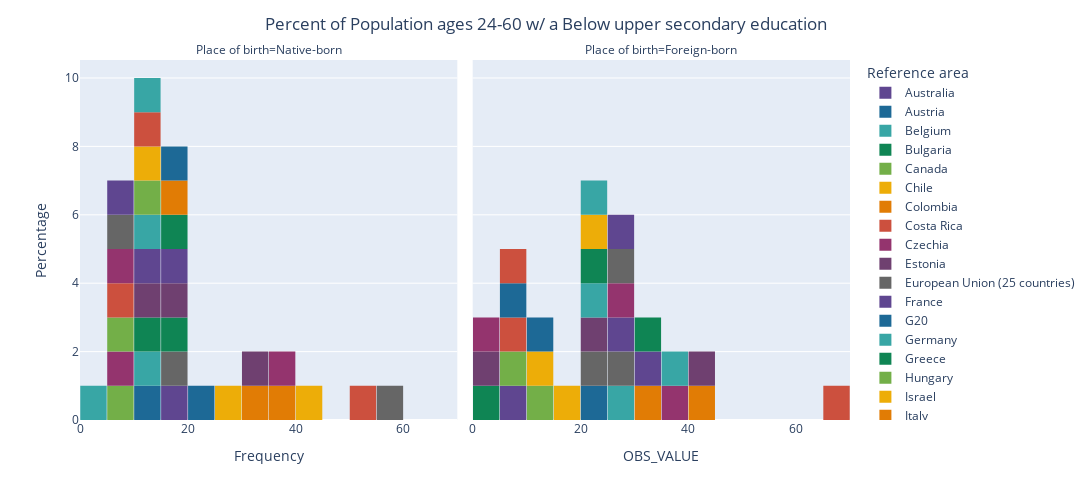

Notebook code for this chart:
### Code cell
fig = px.histogram(DF_B,
                 x='OBS_VALUE',
                 nbins=30,
                 facet_col= 'Place of birth',
                 facet_col_wrap=2,
                  color='Reference area',
                  color_discrete_sequence=px.colors.qualitative.Prism)

fig.update_layout(bargap=0.02,
                  title='Percent of Population ages 24-60 w/ a Below upper secondary education',
                  title_x=0.5,
                  xaxis_title="Frequency",
                  yaxis_title="Percentage",
                  autosize=False,
                  width=1200,
                  height=500)

fig.show()

### Figure 1 — Plotly figure (JSON) as saved in the notebook; plotly's stock layout.template omitted (floating-point values rounded to 4 significant figures)
{"data": [{"alignmentgroup": "True", "bingroup": "x", "hovertemplate": "Reference area=Australia<br>Place of birth=Native-born<br>OBS_VALUE=%{x}<br>count=%{y}<extra></extra>", "legendgroup": "Australia", "marker": {"color": "rgb(95, 70, 144)", "pattern": {"shape": ""}}, "name": "Australia", "nbinsx": 30, "offsetgroup": "Australia", "orientation": "v", "showlegend": true, "type": "histogram", "x": [15.44], "xaxis": "x", "yaxis": "y"}, {"alignmentgroup": "True", "bingroup": "x", "hovertemplate": "Reference area=Australia<br>Place of birth=Foreign-born<br>OBS_VALUE=%{x}<br>count=%{y}<extra></extra>", "legendgroup": "Australia", "marker": {"color": "rgb(95, 70, 144)", "pattern": {"shape": ""}}, "name": "Australia", "nbinsx": 30, "offsetgroup": "Australia", "orientation": "v", "showlegend": false, "type": "histogram", "x": [8.643], "xaxis": "x2", "yaxis": "y2"}, {"alignmentgroup": "True", "bingroup": "x", "hovertemplate": "Reference area=Austria<br>Place of birth=Native-born<br>OBS_VALUE=%{x}<br>count=%{y}<extra></extra>", "legendgroup": "Austria", "marker": {"color": "rgb(29, 105, 150)", "pattern": {"shape": ""}}, "name": "Austria", "nbinsx": 30, "offsetgroup": "Austria", "orientation": "v", "showlegend": true, "type": "histogram", "x": [10.1], "xaxis": "x", "yaxis": "y"}, {"alignmentgroup": "True", "bingroup": "x", "hovertemplate": "Reference area=Austria<br>Place of birth=Foreign-born<br>OBS_VALUE=%{x}<br>count=%{y}<extra></extra>", "legendgroup": "Austria", "marker": {"color": "rgb(29, 105, 150)", "pattern": {"shape": ""}}, "name": "Austria", "nbinsx": 30, "offsetgroup": "Austria", "orientation": "v", "showlegend": false, "type": "histogram", "x": [24.15], "xaxis": "x2", "yaxis": "y2"}, {"alignmentgroup": "True", "bingroup": "x", "hovertemplate": "Reference area=Belgium<br>Place of birth=Native-born<br>OBS_VALUE=%{x}<br>count=%{y}<extra></extra>", "legendgroup": "Belgium", "marker": {"color": "rgb(56, 166, 165)", "pattern": {"shape": ""}}, "name": "Belgium", "nbinsx": 30, "offsetgroup": "Belgium", "orientation": "v", "showlegend": true, "type": "histogram", "x": [14.13], "xaxis": "x", "yaxis": "y"}, {"alignmentgroup": "True", "bingroup": "x", "hovertemplate": "Reference area=Belgium<br>Place of birth=Foreign-born<br>OBS_VALUE=%{x}<br>count=%{y}<extra></extra>", "legendgroup": "Belgium", "marker": {"color": "rgb(56, 166, 165)", "pattern": {"shape": ""}}, "name": "Belgium", "nbinsx": 30, "offsetgroup": "Belgium", "orientation": "v", "showlegend": false, "type": "histogram", "x": [29.96], "xaxis": "x2", "yaxis": "y2"}, {"alignmentgroup": "True", "bingroup": "x", "hovertemplate": "Reference area=Bulgaria<br>Place of birth=Native-born<br>OBS_VALUE=%{x}<br>count=%{y}<extra></extra>", "legendgroup": "Bulgaria", "marker": {"color": "rgb(15, 133, 84)", "pattern": {"shape": ""}}, "name": "Bulgaria", "nbinsx": 30, "offsetgroup": "Bulgaria", "orientation": "v", "showlegend": true, "type": "histogram", "x": [14.83], "xaxis": "x", "yaxis": "y"}, {"alignmentgroup": "True", "bingroup": "x", "hovertemplate": "Reference area=Bulgaria<br>Place of birth=Foreign-born<br>OBS_VALUE=%{x}<br>count=%{y}<extra></extra>", "legendgroup": "Bulgaria", "marker": {"color": "rgb(15, 133, 84)", "pattern": {"shape": ""}}, "name": "Bulgaria", "nbinsx": 30, "offsetgroup": "Bulgaria", "orientation": "v", "showlegend": false, "type": "histogram", "x": [4.878], "xaxis": "x2", "yaxis": "y2"}, {"alignmentgroup": "True", "bingroup": "x", "hovertemplate": "Reference area=Canada<br>Place of birth=Native-born<br>OBS_VALUE=%{x}<br>count=%{y}<extra></extra>", "legendgroup": "Canada", "marker": {"color": "rgb(115, 175, 72)", "pattern": {"shape": ""}}, "name": "Canada", "nbinsx": 30, "offsetgroup": "Canada", "orientation": "v", "showlegend": true, "type": "histogram", "x": [7.118], "xaxis": "x", "yaxis": "y"}, {"alignmentgroup": "True", "bingroup": "x", "hovertemplate": "Reference area=Canada<br>Place of birth=Foreign-born<br>OBS_VALUE=%{x}<br>count=%{y}<extra></extra>", "legendgroup": "Canada", "marker": {"color": "rgb(115, 175, 72)", "pattern": {"shape": ""}}, "name": "Canada", "nbinsx": 30, "offsetgroup": "Canada", "orientation": "v", "showlegend": false, "type": "histogram", "x": [5.751], "xaxis": "x2", "yaxis": "y2"}, {"alignmentgroup": "True", "bingroup": "x", "hovertemplate": "Reference area=Chile<br>Place of birth=Native-born<br>OBS_VALUE=%{x}<br>count=%{y}<extra></extra>", "legendgroup": "Chile", "marker": {"color": "rgb(237, 173, 8)", "pattern": {"shape": ""}}, "name": "Chile", "nbinsx": 30, "offsetgroup": "Chile", "orientation": "v", "showlegend": true, "type": "histogram", "x": [25.8], "xaxis": "x", "yaxis": "y"}, {"alignmentgroup": "True", "bingroup": "x", "hovertemplate": "Reference area=Chile<br>Place of birth=Foreign-born<br>OBS_VALUE=%{x}<br>count=%{y}<extra></extra>", "legendgroup": "Chile", "marker": {"color": "rgb(237, 173, 8)", "pattern": {"shape": ""}}, "name": "Chile", "nbinsx": 30, "offsetgroup": "Chile", "orientation": "v", "showlegend": false, "type": "histogram", "x": [18.45], "xaxis": "x2", "yaxis": "y2"}, {"alignmentgroup": "True", "bingroup": "x", "hovertemplate": "Reference area=Colombia<br>Place of birth=Native-born<br>OBS_VALUE=%{x}<br>count=%{y}<extra></extra>", "legendgroup": "Colombia", "marker": {"color": "rgb(225, 124, 5)", "pattern": {"shape": ""}}, "name": "Colombia", "nbinsx": 30, "offsetgroup": "Colombia", "orientation": "v", "showlegend": true, "type": "histogram", "x": [36.96], "xaxis": "x", "yaxis": "y"}, {"alignmentgroup": "True", "bingroup": "x", "hovertemplate": "Reference area=Colombia<br>Place of birth=Foreign-born<br>OBS_VALUE=%{x}<br>count=%{y}<extra></extra>", "legendgroup": "Colombia", "marker": {"color": "rgb(225, 124, 5)", "pattern": {"shape": ""}}, "name": "Colombia", "nbinsx": 30, "offsetgroup": "Colombia", "orientation": "v", "showlegend": false, "type": "histogram", "x": [32.95], "xaxis": "x2", "yaxis": "y2"}, {"alignmentgroup": "True", "bingroup": "x", "hovertemplate": "Reference area=Costa Rica<br>Place of birth=Native-born<br>OBS_VALUE=%{x}<br>count=%{y}<extra></extra>", "legendgroup": "Costa Rica", "marker": {"color": "rgb(204, 80, 62)", "pattern": {"shape": ""}}, "name": "Costa Rica", "nbinsx": 30, "offsetgroup": "Costa Rica", "orientation": "v", "showlegend": true, "type": "histogram", "x": [52.97], "xaxis": "x", "yaxis": "y"}, {"alignmentgroup": "True", "bingroup": "x", "hovertemplate": "Reference area=Costa Rica<br>Place of birth=Foreign-born<br>OBS_VALUE=%{x}<br>count=%{y}<extra></extra>", "legendgroup": "Costa Rica", "marker": {"color": "rgb(204, 80, 62)", "pattern": {"shape": ""}}, "name": "Costa Rica", "nbinsx": 30, "offsetgroup": "Costa Rica", "orientation": "v", "showlegend": false, "type": "histogram", "x": [66.88], "xaxis": "x2", "yaxis": "y2"}, {"alignmentgroup": "True", "bingroup": "x", "hovertemplate": "Reference area=Czechia<br>Place of birth=Native-born<br>OBS_VALUE=%{x}<br>count=%{y}<extra></extra>", "legendgroup": "Czechia", "marker": {"color": "rgb(148, 52, 110)", "pattern": {"shape": ""}}, "name": "Czechia", "nbinsx": 30, "offsetgroup": "Czechia", "orientation": "v", "showlegend": true, "type": "histogram", "x": [38.25], "xaxis": "x", "yaxis": "y"}, {"alignmentgroup": "True", "bingroup": "x", "hovertemplate": "Reference area=Czechia<br>Place of birth=Foreign-born<br>OBS_VALUE=%{x}<br>count=%{y}<extra></extra>", "legendgroup": "Czechia", "marker": {"color": "rgb(148, 52, 110)", "pattern": {"shape": ""}}, "name": "Czechia", "nbinsx": 30, "offsetgroup": "Czechia", "orientation": "v", "showlegend": false, "type": "histogram", "x": [35.73], "xaxis": "x2", "yaxis": "y2"}, {"alignmentgroup": "True", "bingroup": "x", "hovertemplate": "Reference area=Estonia<br>Place of birth=Native-born<br>OBS_VALUE=%{x}<br>count=%{y}<extra></extra>", "legendgroup": "Estonia", "marker": {"color": "rgb(111, 64, 112)", "pattern": {"shape": ""}}, "name": "Estonia", "nbinsx": 30, "offsetgroup": "Estonia", "orientation": "v", "showlegend": true, "type": "histogram", "x": [11.81], "xaxis": "x", "yaxis": "y"}, {"alignmentgroup": "True", "bingroup": "x", "hovertemplate": "Reference area=Estonia<br>Place of birth=Foreign-born<br>OBS_VALUE=%{x}<br>count=%{y}<extra></extra>", "legendgroup": "Estonia", "marker": {"color": "rgb(111, 64, 112)", "pattern": {"shape": ""}}, "name": "Estonia", "nbinsx": 30, "offsetgroup": "Estonia", "orientation": "v", "showlegend": false, "type": "histogram", "x": [2.77], "xaxis": "x2", "yaxis": "y2"}, {"alignmentgroup": "True", "bingroup": "x", "hovertemplate": "Reference area=European Union (25 countries)<br>Place of birth=Native-born<br>OBS_VALUE=%{x}<br>count=%{y}<extra></extra>", "legendgroup": "European Union (25 countries)", "marker": {"color": "rgb(102, 102, 102)", "pattern": {"shape": ""}}, "name": "European Union (25 countries)", "nbinsx": 30, "offsetgroup": "European Union (25 countries)", "orientation": "v", "showlegend": true, "type": "histogram", "x": [16.87], "xaxis": "x", "yaxis": "y"}, {"alignmentgroup": "True", "bingroup": "x", "hovertemplate": "Reference area=European Union (25 countries)<br>Place of birth=Foreign-born<br>OBS_VALUE=%{x}<br>count=%{y}<extra></extra>", "legendgroup": "European Union (25 countries)", "marker": {"color": "rgb(102, 102, 102)", "pattern": {"shape": ""}}, "name": "European Union (25 countries)", "nbinsx": 30, "offsetgroup": "European Union (25 countries)", "orientation": "v", "showlegend": false, "type": "histogram", "x": [23.36], "xaxis": "x2", "yaxis": "y2"}, {"alignmentgroup": "True", "bingroup": "x", "hovertemplate": "Reference area=France<br>Place of birth=Native-born<br>OBS_VALUE=%{x}<br>count=%{y}<extra></extra>", "legendgroup": "France", "marker": {"color": "rgb(95, 70, 144)", "pattern": {"shape": ""}}, "name": "France", "nbinsx": 30, "offsetgroup": "France", "orientation": "v", "showlegend": true, "type": "histogram", "x": [13.26], "xaxis": "x", "yaxis": "y"}, {"alignmentgroup": "True", "bingroup": "x", "hovertemplate": "Reference area=France<br>Place of birth=Foreign-born<br>OBS_VALUE=%{x}<br>count=%{y}<extra></extra>", "legendgroup": "France", "marker": {"color": "rgb(95, 70, 144)", "pattern": {"shape": ""}}, "name": "France", "nbinsx": 30, "offsetgroup": "France", "orientation": "v", "showlegend": false, "type": "histogram", "x": [32.99], "xaxis": "x2", "yaxis": "y2"}, {"alignmentgroup": "True", "bingroup": "x", "hovertemplate": "Reference area=G20<br>Place of birth=Native-born<br>OBS_VALUE=%{x}<br>count=%{y}<extra></extra>", "legendgroup": "G20", "marker": {"color": "rgb(29, 105, 150)", "pattern": {"shape": ""}}, "name": "G20", "nbinsx": 30, "offsetgroup": "G20", "orientation": "v", "showlegend": true, "type": "histogram", "x": [null], "xaxis": "x", "yaxis": "y"}, {"alignmentgroup": "True", "bingroup": "x", "hovertemplate": "Reference area=G20<br>Place of birth=Foreign-born<br>OBS_VALUE=%{x}<br>count=%{y}<extra></extra>", "legendgroup": "G20", "marker": {"color": "rgb(29, 105, 150)", "pattern": {"shape": ""}}, "name": "G20", "nbinsx": 30, "offsetgroup": "G20", "orientation": "v", "showlegend": false, "type": "histogram", "x": [null], "xaxis": "x2", "yaxis": "y2"}, {"alignmentgroup": "True", "bingroup": "x", "hovertemplate": "Reference area=Germany<br>Place of birth=Native-born<br>OBS_VALUE=%{x}<br>count=%{y}<extra></extra>", "legendgroup": "Germany", "marker": {"color": "rgb(56, 166, 165)", "pattern": {"shape": ""}}, "name": "Germany", "nbinsx": 30, "offsetgroup": "Germany", "orientation": "v", "showlegend": true, "type": "histogram", "x": [10.48], "xaxis": "x", "yaxis": "y"}, {"alignmentgroup": "True", "bingroup": "x", "hovertemplate": "Reference area=Germany<br>Place of birth=Foreign-born<br>OBS_VALUE=%{x}<br>count=%{y}<extra></extra>", "legendgroup": "Germany", "marker": {"color": "rgb(56, 166, 165)", "pattern": {"shape": ""}}, "name": "Germany", "nbinsx": 30, "offsetgroup": "Germany", "orientation": "v", "showlegend": false, "type": "histogram", "x": [35.69], "xaxis": "x2", "yaxis": "y2"}, {"alignmentgroup": "True", "bingroup": "x", "hovertemplate": "Reference area=Greece<br>Place of birth=Native-born<br>OBS_VALUE=%{x}<br>count=%{y}<extra></extra>", "legendgroup": "Greece", "marker": {"color": "rgb(15, 133, 84)", "pattern": {"shape": ""}}, "name": "Greece", "nbinsx": 30, "offsetgroup": "Greece", "orientation": "v", "showlegend": true, "type": "histogram", "x": [17.85], "xaxis": "x", "yaxis": "y"}, {"alignmentgroup": "True", "bingroup": "x", "hovertemplate": "Reference area=Greece<br>Place of birth=Foreign-born<br>OBS_VALUE=%{x}<br>count=%{y}<extra></extra>", "legendgroup": "Greece", "marker": {"color": "rgb(15, 133, 84)", "pattern": {"shape": ""}}, "name": "Greece", "nbinsx": 30, "offsetgroup": "Greece", "orientation": "v", "showlegend": false, "type": "histogram", "x": [33.26], "xaxis": "x2", "yaxis": "y2"}, {"alignmentgroup": "True", "bingroup": "x", "hovertemplate": "Reference area=Hungary<br>Place of birth=Native-born<br>OBS_VALUE=%{x}<br>count=%{y}<extra></extra>", "legendgroup": "Hungary", "marker": {"color": "rgb(115, 175, 72)", "pattern": {"shape": ""}}, "name": "Hungary", "nbinsx": 30, "offsetgroup": "Hungary", "orientation": "v", "showlegend": true, "type": "histogram", "x": [12.69], "xaxis": "x", "yaxis": "y"}, {"alignmentgroup": "True", "bingroup": "x", "hovertemplate": "Reference area=Hungary<br>Place of birth=Foreign-born<br>OBS_VALUE=%{x}<br>count=%{y}<extra></extra>", "legendgroup": "Hungary", "marker": {"color": "rgb(115, 175, 72)", "pattern": {"shape": ""}}, "name": "Hungary", "nbinsx": 30, "offsetgroup": "Hungary", "orientation": "v", "showlegend": false, "type": "histogram", "x": [11.4], "xaxis": "x2", "yaxis": "y2"}, {"alignmentgroup": "True", "bingroup": "x", "hovertemplate": "Reference area=Israel<br>Place of birth=Native-born<br>OBS_VALUE=%{x}<br>count=%{y}<extra></extra>", "legendgroup": "Israel", "marker": {"color": "rgb(237, 173, 8)", "pattern": {"shape": ""}}, "name": "Israel", "nbinsx": 30, "offsetgroup": "Israel", "orientation": "v", "showlegend": true, "type": "histogram", "x": [11.31], "xaxis": "x", "yaxis": "y"}, {"alignmentgroup": "True", "bingroup": "x", "hovertemplate": "Reference area=Israel<br>Place of birth=Foreign-born<br>OBS_VALUE=%{x}<br>count=%{y}<extra></extra>", "legendgroup": "Israel", "marker": {"color": "rgb(237, 173, 8)", "pattern": {"shape": ""}}, "name": "Israel", "nbinsx": 30, "offsetgroup": "Israel", "orientation": "v", "showlegend": false, "type": "histogram", "x": [11.39], "xaxis": "x2", "yaxis": "y2"}, {"alignmentgroup": "True", "bingroup": "x", "hovertemplate": "Reference area=Italy<br>Place of birth=Native-born<br>OBS_VALUE=%{x}<br>count=%{y}<extra></extra>", "legendgroup": "Italy", "marker": {"color": "rgb(225, 124, 5)", "pattern": {"shape": ""}}, "name": "Italy", "nbinsx": 30, "offsetgroup": "Italy", "orientation": "v", "showlegend": true, "type": "histogram", "x": [32.9], "xaxis": "x", "yaxis": "y"}, {"alignmentgroup": "True", "bingroup": "x", "hovertemplate": "Reference area=Italy<br>Place of birth=Foreign-born<br>OBS_VALUE=%{x}<br>count=%{y}<extra></extra>", "legendgroup": "Italy", "marker": {"color": "rgb(225, 124, 5)", "pattern": {"shape": ""}}, "name": "Italy", "nbinsx": 30, "offsetgroup": "Italy", "orientation": "v", "showlegend": false, "type": "histogram", "x": [43.47], "xaxis": "x2", "yaxis": "y2"}, {"alignmentgroup": "True", "bingroup": "x", "hovertemplate": "Reference area=Latvia<br>Place of birth=Native-born<br>OBS_VALUE=%{x}<br>count=%{y}<extra></extra>", "legendgroup": "Latvia", "marker": {"color": "rgb(204, 80, 62)", "pattern": {"shape": ""}}, "name": "Latvia", "nbinsx": 30, "offsetgroup": "Latvia", "orientation": "v", "showlegend": true, "type": "histogram", "x": [11.62], "xaxis": "x", "yaxis": "y"}, {"alignmentgroup": "True", "bingroup": "x", "hovertemplate": "Reference area=Latvia<br>Place of birth=Foreign-born<br>OBS_VALUE=%{x}<br>count=%{y}<extra></extra>", "legendgroup": "Latvia", "marker": {"color": "rgb(204, 80, 62)", "pattern": {"shape": ""}}, "name": "Latvia", "nbinsx": 30, "offsetgroup": "Latvia", "orientation": "v", "showlegend": false, "type": "histogram", "x": [6.444], "xaxis": "x2", "yaxis": "y2"}, {"alignmentgroup": "True", "bingroup": "x", "hovertemplate": "Reference area=Lithuania<br>Place of birth=Native-born<br>OBS_VALUE=%{x}<br>count=%{y}<extra></extra>", "legendgroup": "Lithuania", "marker": {"color": "rgb(148, 52, 110)", "pattern": {"shape": ""}}, "name": "Lithuania", "nbinsx": 30, "offsetgroup": "Lithuania", "orientation": "v", "showlegend": true, "type": "histogram", "x": [7.288], "xaxis": "x", "yaxis": "y"}, {"alignmentgroup": "True", "bingroup": "x", "hovertemplate": "Reference area=Lithuania<br>Place of birth=Foreign-born<br>OBS_VALUE=%{x}<br>count=%{y}<extra></extra>", "legendgroup": "Lithuania", "marker": {"color": "rgb(148, 52, 110)", "pattern": {"shape": ""}}, "name": "Lithuania", "nbinsx": 30, "offsetgroup": "Lithuania", "orientation": "v", "showlegend": false, "type": "histogram", "x": [3.949], "xaxis": "x2", "yaxis": "y2"}, {"alignmentgroup": "True", "bingroup": "x", "hovertemplate": "Reference area=Luxembourg<br>Place of birth=Native-born<br>OBS_VALUE=%{x}<br>count=%{y}<extra></extra>", "legendgroup": "Luxembourg", "marker": {"color": "rgb(111, 64, 112)", "pattern": {"shape": ""}}, "name": "Luxembourg", "nbinsx": 30, "offsetgroup": "Luxembourg", "orientation": "v", "showlegend": true, "type": "histogram", "x": [15.77], "xaxis": "x", "yaxis": "y"}, {"alignmentgroup": "True", "bingroup": "x", "hovertemplate": "Reference area=Luxembourg<br>Place of birth=Foreign-born<br>OBS_VALUE=%{x}<br>count=%{y}<extra></extra>", "legendgroup": "Luxembourg", "marker": {"color": "rgb(111, 64, 112)", "pattern": {"shape": ""}}, "name": "Luxembourg", "nbinsx": 30, "offsetgroup": "Luxembourg", "orientation": "v", "showlegend": false, "type": "histogram", "x": [21.2], "xaxis": "x2", "yaxis": "y2"}, {"alignmentgroup": "True", "bingroup": "x", "hovertemplate": "Reference area=Mexico<br>Place of birth=Native-born<br>OBS_VALUE=%{x}<br>count=%{y}<extra></extra>", "legendgroup": "Mexico", "marker": {"color": "rgb(102, 102, 102)", "pattern": {"shape": ""}}, "name": "Mexico", "nbinsx": 30, "offsetgroup": "Mexico", "orientation": "v", "showlegend": true, "type": "histogram", "x": [55.7], "xaxis": "x", "yaxis": "y"}, {"alignmentgroup": "True", "bingroup": "x", "hovertemplate": "Reference area=Mexico<br>Place of birth=Foreign-born<br>OBS_VALUE=%{x}<br>count=%{y}<extra></extra>", "legendgroup": "Mexico", "marker": {"color": "rgb(102, 102, 102)", "pattern": {"shape": ""}}, "name": "Mexico", "nbinsx": 30, "offsetgroup": "Mexico", "orientation": "v", "showlegend": false, "type": "histogram", "x": [28.48], "xaxis": "x2", "yaxis": "y2"}, {"alignmentgroup": "True", "bingroup": "x", "hovertemplate": "Reference area=Netherlands<br>Place of birth=Native-born<br>OBS_VALUE=%{x}<br>count=%{y}<extra></extra>", "legendgroup": "Netherlands", "marker": {"color": "rgb(95, 70, 144)", "pattern": {"shape": ""}}, "name": "Netherlands", "nbinsx": 30, "offsetgroup": "Netherlands", "orientation": "v", "showlegend": true, "type": "histogram", "x": [16.92], "xaxis": "x", "yaxis": "y"}, {"alignmentgroup": "True", "bingroup": "x", "hovertemplate": "Reference area=Netherlands<br>Place of birth=Foreign-born<br>OBS_VALUE=%{x}<br>count=%{y}<extra></extra>", "legendgroup": "Netherlands", "marker": {"color": "rgb(95, 70, 144)", "pattern": {"shape": ""}}, "name": "Netherlands", "nbinsx": 30, "offsetgroup": "Netherlands", "orientation": "v", "showlegend": false, "type": "histogram", "x": [29.15], "xaxis": "x2", "yaxis": "y2"}, {"alignmentgroup": "True", "bingroup": "x", "hovertemplate": "Reference area=New Zealand<br>Place of birth=Native-born<br>OBS_VALUE=%{x}<br>count=%{y}<extra></extra>", "legendgroup": "New Zealand", "marker": {"color": "rgb(29, 105, 150)", "pattern": {"shape": ""}}, "name": "New Zealand", "nbinsx": 30, "offsetgroup": "New Zealand", "orientation": "v", "showlegend": true, "type": "histogram", "x": [22.0], "xaxis": "x", "yaxis": "y"}, {"alignmentgroup": "True", "bingroup": "x", "hovertemplate": "Reference area=New Zealand<br>Place of birth=Foreign-born<br>OBS_VALUE=%{x}<br>count=%{y}<extra></extra>", "legendgroup": "New Zealand", "marker": {"color": "rgb(29, 105, 150)", "pattern": {"shape": ""}}, "name": "New Zealand", "nbinsx": 30, "offsetgroup": "New Zealand", "orientation": "v", "showlegend": false, "type": "histogram", "x": [9.12], "xaxis": "x2", "yaxis": "y2"}, {"alignmentgroup": "True", "bingroup": "x", "hovertemplate": "Reference area=Norway<br>Place of birth=Native-born<br>OBS_VALUE=%{x}<br>count=%{y}<extra></extra>", "legendgroup": "Norway", "marker": {"color": "rgb(56, 166, 165)", "pattern": {"shape": ""}}, "name": "Norway", "nbinsx": 30, "offsetgroup": "Norway", "orientation": "v", "showlegend": true, "type": "histogram", "x": [14.34], "xaxis": "x", "yaxis": "y"}, {"alignmentgroup": "True", "bingroup": "x", "hovertemplate": "Reference area=Norway<br>Place of birth=Foreign-born<br>OBS_VALUE=%{x}<br>count=%{y}<extra></extra>", "legendgroup": "Norway", "marker": {"color": "rgb(56, 166, 165)", "pattern": {"shape": ""}}, "name": "Norway", "nbinsx": 30, "offsetgroup": "Norway", "orientation": "v", "showlegend": false, "type": "histogram", "x": [23.11], "xaxis": "x2", "yaxis": "y2"}, {"alignmentgroup": "True", "bingroup": "x", "hovertemplate": "Reference area=OECD<br>Place of birth=Native-born<br>OBS_VALUE=%{x}<br>count=%{y}<extra></extra>", "legendgroup": "OECD", "marker": {"color": "rgb(15, 133, 84)", "pattern": {"shape": ""}}, "name": "OECD", "nbinsx": 30, "offsetgroup": "OECD", "orientation": "v", "showlegend": true, "type": "histogram", "x": [18.83], "xaxis": "x", "yaxis": "y"}, {"alignmentgroup": "True", "bingroup": "x", "hovertemplate": "Reference area=OECD<br>Place of birth=Foreign-born<br>OBS_VALUE=%{x}<br>count=%{y}<extra></extra>", "legendgroup": "OECD", "marker": {"color": "rgb(15, 133, 84)", "pattern": {"shape": ""}}, "name": "OECD", "nbinsx": 30, "offsetgroup": "OECD", "orientation": "v", "showlegend": false, "type": "histogram", "x": [23.66], "xaxis": "x2", "yaxis": "y2"}, {"alignmentgroup": "True", "bingroup": "x", "hovertemplate": "Reference area=Poland<br>Place of birth=Native-born<br>OBS_VALUE=%{x}<br>count=%{y}<extra></extra>", "legendgroup": "Poland", "marker": {"color": "rgb(115, 175, 72)", "pattern": {"shape": ""}}, "name": "Poland", "nbinsx": 30, "offsetgroup": "Poland", "orientation": "v", "showlegend": true, "type": "histogram", "x": [5.716], "xaxis": "x", "yaxis": "y"}, {"alignmentgroup": "True", "bingroup": "x", "hovertemplate": "Reference area=Poland<br>Place of birth=Foreign-born<br>OBS_VALUE=%{x}<br>count=%{y}<extra></extra>", "legendgroup": "Poland", "marker": {"color": "rgb(115, 175, 72)", "pattern": {"shape": ""}}, "name": "Poland", "nbinsx": 30, "offsetgroup": "Poland", "orientation": "v", "showlegend": false, "type": "histogram", "x": [null], "xaxis": "x2", "yaxis": "y2"}, {"alignmentgroup": "True", "bingroup": "x", "hovertemplate": "Reference area=Portugal<br>Place of birth=Native-born<br>OBS_VALUE=%{x}<br>count=%{y}<extra></extra>", "legendgroup": "Portugal", "marker": {"color": "rgb(237, 173, 8)", "pattern": {"shape": ""}}, "name": "Portugal", "nbinsx": 30, "offsetgroup": "Portugal", "orientation": "v", "showlegend": true, "type": "histogram", "x": [43.27], "xaxis": "x", "yaxis": "y"}, {"alignmentgroup": "True", "bingroup": "x", "hovertemplate": "Reference area=Portugal<br>Place of birth=Foreign-born<br>OBS_VALUE=%{x}<br>count=%{y}<extra></extra>", "legendgroup": "Portugal", "marker": {"color": "rgb(237, 173, 8)", "pattern": {"shape": ""}}, "name": "Portugal", "nbinsx": 30, "offsetgroup": "Portugal", "orientation": "v", "showlegend": false, "type": "histogram", "x": [24.28], "xaxis": "x2", "yaxis": "y2"}, {"alignmentgroup": "True", "bingroup": "x", "hovertemplate": "Reference area=Romania<br>Place of birth=Native-born<br>OBS_VALUE=%{x}<br>count=%{y}<extra></extra>", "legendgroup": "Romania", "marker": {"color": "rgb(225, 124, 5)", "pattern": {"shape": ""}}, "name": "Romania", "nbinsx": 30, "offsetgroup": "Romania", "orientation": "v", "showlegend": true, "type": "histogram", "x": [19.62], "xaxis": "x", "yaxis": "y"}, {"alignmentgroup": "True", "bingroup": "x", "hovertemplate": "Reference area=Romania<br>Place of birth=Foreign-born<br>OBS_VALUE=%{x}<br>count=%{y}<extra></extra>", "legendgroup": "Romania", "marker": {"color": "rgb(225, 124, 5)", "pattern": {"shape": ""}}, "name": "Romania", "nbinsx": 30, "offsetgroup": "Romania", "orientation": "v", "showlegend": false, "type": "histogram", "x": [null], "xaxis": "x2", "yaxis": "y2"}, {"alignmentgroup": "True", "bingroup": "x", "hovertemplate": "Reference area=Slovak Republic<br>Place of birth=Native-born<br>OBS_VALUE=%{x}<br>count=%{y}<extra></extra>", "legendgroup": "Slovak Republic", "marker": {"color": "rgb(204, 80, 62)", "pattern": {"shape": ""}}, "name": "Slovak Republic", "nbinsx": 30, "offsetgroup": "Slovak Republic", "orientation": "v", "showlegend": true, "type": "histogram", "x": [6.373], "xaxis": "x", "yaxis": "y"}, {"alignmentgroup": "True", "bingroup": "x", "hovertemplate": "Reference area=Slovak Republic<br>Place of birth=Foreign-born<br>OBS_VALUE=%{x}<br>count=%{y}<extra></extra>", "legendgroup": "Slovak Republic", "marker": {"color": "rgb(204, 80, 62)", "pattern": {"shape": ""}}, "name": "Slovak Republic", "nbinsx": 30, "offsetgroup": "Slovak Republic", "orientation": "v", "showlegend": false, "type": "histogram", "x": [6.216], "xaxis": "x2", "yaxis": "y2"}, {"alignmentgroup": "True", "bingroup": "x", "hovertemplate": "Reference area=Slovenia<br>Place of birth=Native-born<br>OBS_VALUE=%{x}<br>count=%{y}<extra></extra>", "legendgroup": "Slovenia", "marker": {"color": "rgb(148, 52, 110)", "pattern": {"shape": ""}}, "name": "Slovenia", "nbinsx": 30, "offsetgroup": "Slovenia", "orientation": "v", "showlegend": true, "type": "histogram", "x": [9.156], "xaxis": "x", "yaxis": "y"}, {"alignmentgroup": "True", "bingroup": "x", "hovertemplate": "Reference area=Slovenia<br>Place of birth=Foreign-born<br>OBS_VALUE=%{x}<br>count=%{y}<extra></extra>", "legendgroup": "Slovenia", "marker": {"color": "rgb(148, 52, 110)", "pattern": {"shape": ""}}, "name": "Slovenia", "nbinsx": 30, "offsetgroup": "Slovenia", "orientation": "v", "showlegend": false, "type": "histogram", "x": [25.32], "xaxis": "x2", "yaxis": "y2"}, {"alignmentgroup": "True", "bingroup": "x", "hovertemplate": "Reference area=Spain<br>Place of birth=Native-born<br>OBS_VALUE=%{x}<br>count=%{y}<extra></extra>", "legendgroup": "Spain", "marker": {"color": "rgb(111, 64, 112)", "pattern": {"shape": ""}}, "name": "Spain", "nbinsx": 30, "offsetgroup": "Spain", "orientation": "v", "showlegend": true, "type": "histogram", "x": [33.61], "xaxis": "x", "yaxis": "y"}, {"alignmentgroup": "True", "bingroup": "x", "hovertemplate": "Reference area=Spain<br>Place of birth=Foreign-born<br>OBS_VALUE=%{x}<br>count=%{y}<extra></extra>", "legendgroup": "Spain", "marker": {"color": "rgb(111, 64, 112)", "pattern": {"shape": ""}}, "name": "Spain", "nbinsx": 30, "offsetgroup": "Spain", "orientation": "v", "showlegend": false, "type": "histogram", "x": [43.39], "xaxis": "x2", "yaxis": "y2"}, {"alignmentgroup": "True", "bingroup": "x", "hovertemplate": "Reference area=Sweden<br>Place of birth=Native-born<br>OBS_VALUE=%{x}<br>count=%{y}<extra></extra>", "legendgroup": "Sweden", "marker": {"color": "rgb(102, 102, 102)", "pattern": {"shape": ""}}, "name": "Sweden", "nbinsx": 30, "offsetgroup": "Sweden", "orientation": "v", "showlegend": true, "type": "histogram", "x": [8.732], "xaxis": "x", "yaxis": "y"}, {"alignmentgroup": "True", "bingroup": "x", "hovertemplate": "Reference area=Sweden<br>Place of birth=Foreign-born<br>OBS_VALUE=%{x}<br>count=%{y}<extra></extra>", "legendgroup": "Sweden", "marker": {"color": "rgb(102, 102, 102)", "pattern": {"shape": ""}}, "name": "Sweden", "nbinsx": 30, "offsetgroup": "Sweden", "orientation": "v", "showlegend": false, "type": "histogram", "x": [29.6], "xaxis": "x2", "yaxis": "y2"}, {"alignmentgroup": "True", "bingroup": "x", "hovertemplate": "Reference area=Switzerland<br>Place of birth=Native-born<br>OBS_VALUE=%{x}<br>count=%{y}<extra></extra>", "legendgroup": "Switzerland", "marker": {"color": "rgb(95, 70, 144)", "pattern": {"shape": ""}}, "name": "Switzerland", "nbinsx": 30, "offsetgroup": "Switzerland", "orientation": "v", "showlegend": true, "type": "histogram", "x": [5.515], "xaxis": "x", "yaxis": "y"}, {"alignmentgroup": "True", "bingroup": "x", "hovertemplate": "Reference area=Switzerland<br>Place of birth=Foreign-born<br>OBS_VALUE=%{x}<br>count=%{y}<extra></extra>", "legendgroup": "Switzerland", "marker": {"color": "rgb(95, 70, 144)", "pattern": {"shape": ""}}, "name": "Switzerland", "nbinsx": 30, "offsetgroup": "Switzerland", "orientation": "v", "showlegend": false, "type": "histogram", "x": [26.99], "xaxis": "x2", "yaxis": "y2"}, {"alignmentgroup": "True", "bingroup": "x", "hovertemplate": "Reference area=United Kingdom<br>Place of birth=Native-born<br>OBS_VALUE=%{x}<br>count=%{y}<extra></extra>", "legendgroup": "United Kingdom", "marker": {"color": "rgb(29, 105, 150)", "pattern": {"shape": ""}}, "name": "United Kingdom", "nbinsx": 30, "offsetgroup": "United Kingdom", "orientation": "v", "showlegend": true, "type": "histogram", "x": [18.81], "xaxis": "x", "yaxis": "y"}, {"alignmentgroup": "True", "bingroup": "x", "hovertemplate": "Reference area=United Kingdom<br>Place of birth=Foreign-born<br>OBS_VALUE=%{x}<br>count=%{y}<extra></extra>", "legendgroup": "United Kingdom", "marker": {"color": "rgb(29, 105, 150)", "pattern": {"shape": ""}}, "name": "United Kingdom", "nbinsx": 30, "offsetgroup": "United Kingdom", "orientation": "v", "showlegend": false, "type": "histogram", "x": [13.48], "xaxis": "x2", "yaxis": "y2"}, {"alignmentgroup": "True", "bingroup": "x", "hovertemplate": "Reference area=United States<br>Place of birth=Native-born<br>OBS_VALUE=%{x}<br>count=%{y}<extra></extra>", "legendgroup": "United States", "marker": {"color": "rgb(56, 166, 165)", "pattern": {"shape": ""}}, "name": "United States", "nbinsx": 30, "offsetgroup": "United States", "orientation": "v", "showlegend": true, "type": "histogram", "x": [4.825], "xaxis": "x", "yaxis": "y"}, {"alignmentgroup": "True", "bingroup": "x", "hovertemplate": "Reference area=United States<br>Place of birth=Foreign-born<br>OBS_VALUE=%{x}<br>count=%{y}<extra></extra>", "legendgroup": "United States", "marker": {"color": "rgb(56, 166, 165)", "pattern": {"shape": ""}}, "name": "United States", "nbinsx": 30, "offsetgroup": "United States", "orientation": "v", "showlegend": false, "type": "histogram", "x": [20.46], "xaxis": "x2", "yaxis": "y2"}], "layout": {"annotations": [{"font": {}, "showarrow": false, "text": "Place of birth=Native-born", "x": 0.245, "xanchor": "center", "xref": "paper", "y": 1, "yanchor": "bottom", "yref": "paper"}, {"font": {}, "showarrow": false, "text": "Place of birth=Foreign-born", "x": 0.755, "xanchor": "center", "xref": "paper", "y": 1, "yanchor": "bottom", "yref": "paper"}], "autosize": false, "bargap": 0.02, "barmode": "relative", "height": 500, "legend": {"title": {"text": "Reference area"}, "tracegroupgap": 0}, "margin": {"t": 60}, "title": {"text": "Percent of Population ages 24-60 w/ a Below upper secondary education", "x": 0.5}, "width": 1200, "xaxis": {"anchor": "y", "autorange": true, "domain": [0, 0.49], "range": [0, 70], "title": {"text": "Frequency"}, "type": "linear"}, "xaxis2": {"anchor": "y2", "autorange": true, "domain": [0.51, 1], "matches": "x", "range": [0, 70], "title": {"text": "OBS_VALUE"}, "type": "linear"}, "yaxis": {"anchor": "x", "autorange": true, "domain": [0, 1], "range": [0, 10.53], "title": {"text": "Percentage"}}, "yaxis2": {"anchor": "x2", "autorange": true, "domain": [0, 1], "matches": "y", "range": [0, 10.53], "showticklabels": false}}}
